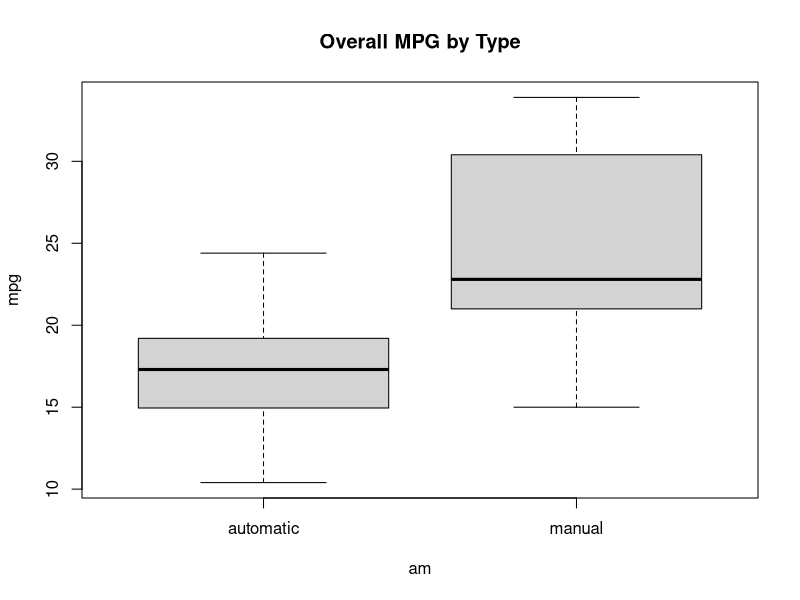
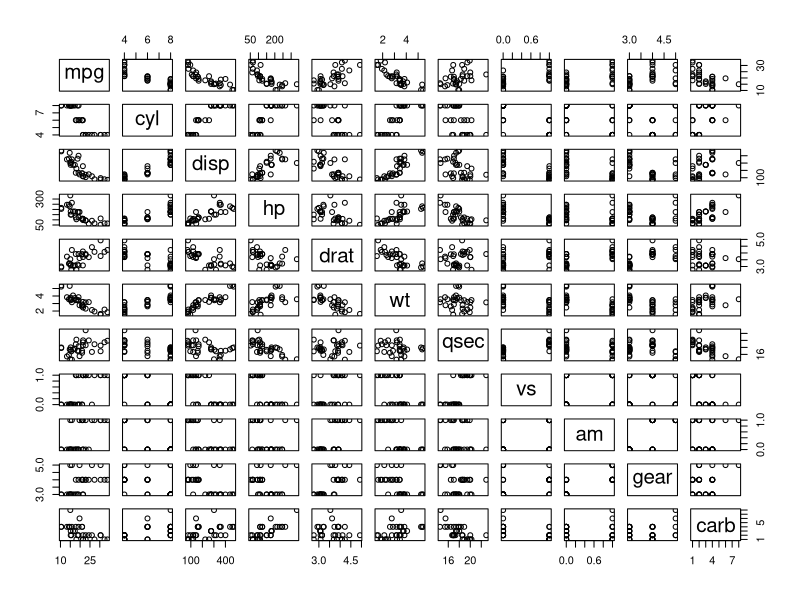
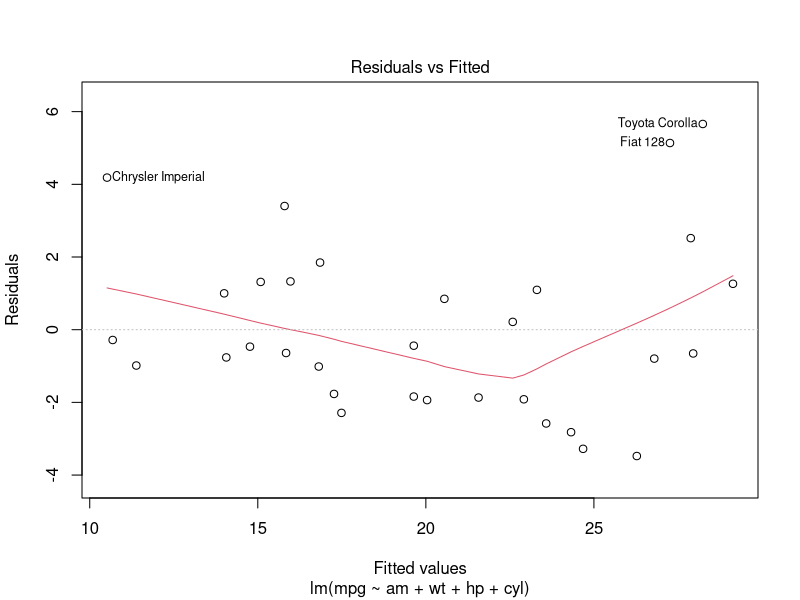
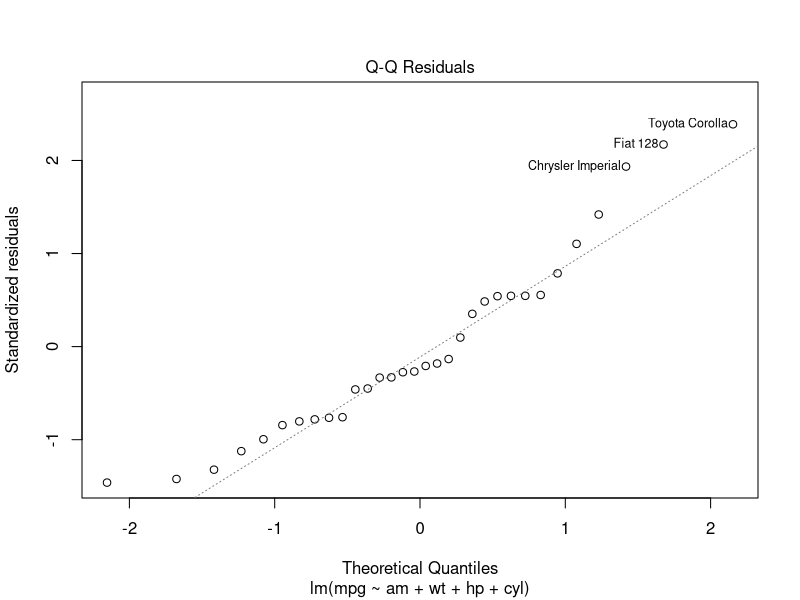
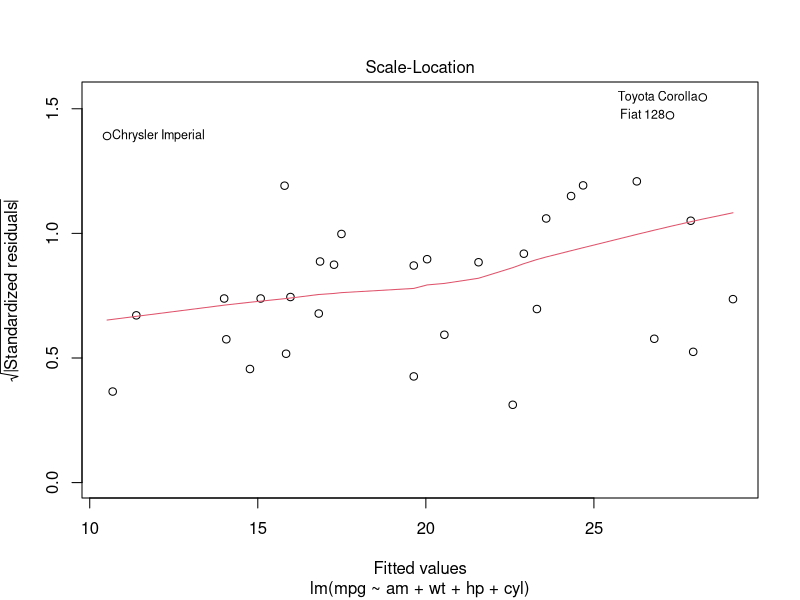
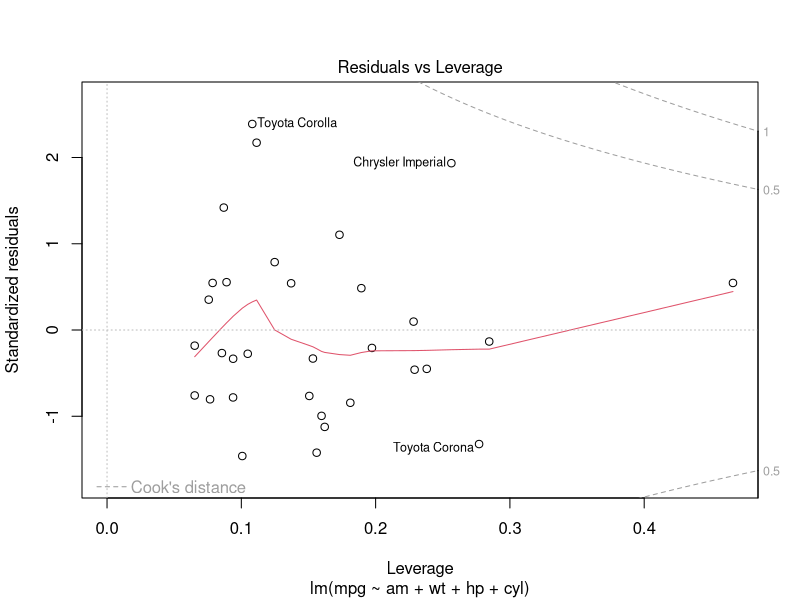
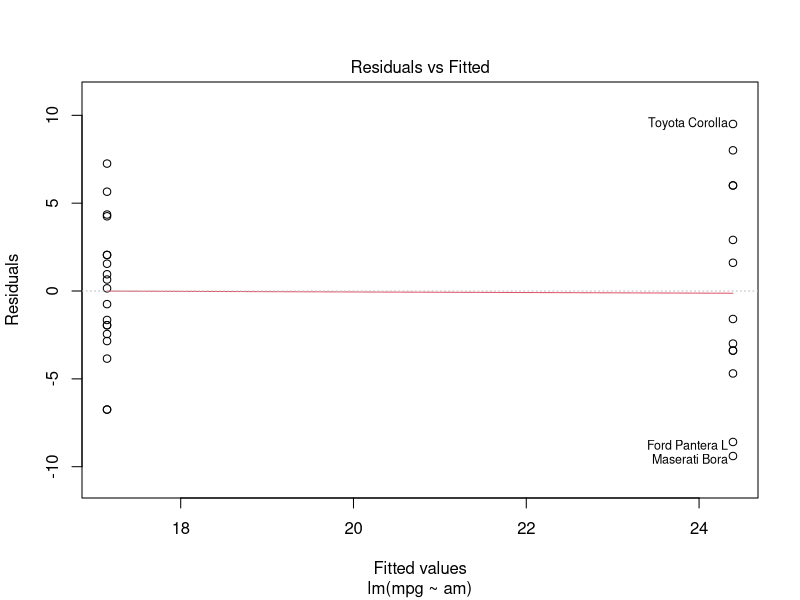
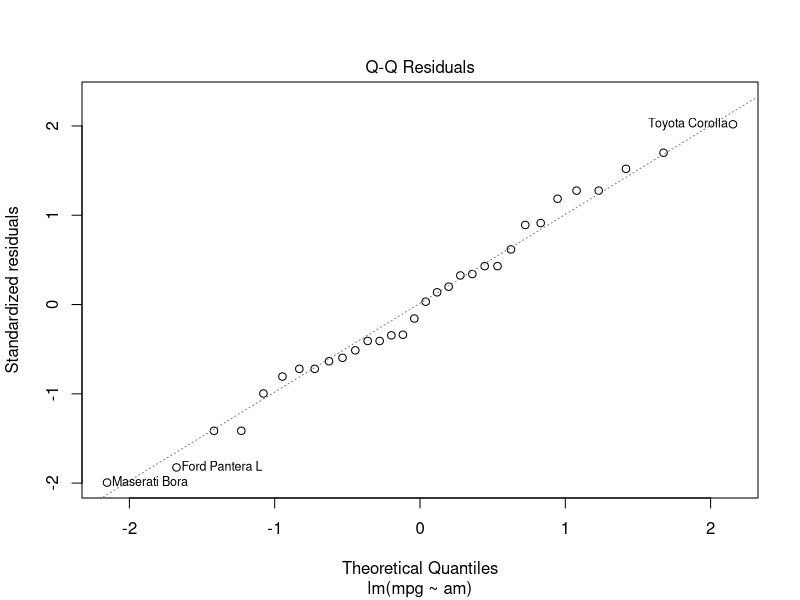

The R source for these figures, in order:
## ---- chunk 1
knitr::opts_chunk$set(echo = TRUE)
## ---- chunk 2
fullmodel<-lm(mpg~ . , data=mtcars)
summary(fullmodel)
## ---- chunk 3
ammod<-lm(mpg ~ am, data=mtcars)
summary(ammod)


## ---- chunk 4
boxplot(mpg~am, data=mtcars, main= "Overall MPG by Type", names=c("automatic", "manual"))
## ---- chunk 5
pairs(mpg ~ ., data = mtcars)
## ---- chunk 6
mvr <- lm(mpg~am + wt + hp + cyl, data = mtcars)
summary(mvr)
anova(ammod,mvr)
## ---- chunk 7
plot(mvr)
## ---- chunk 8
plot(ammod)
